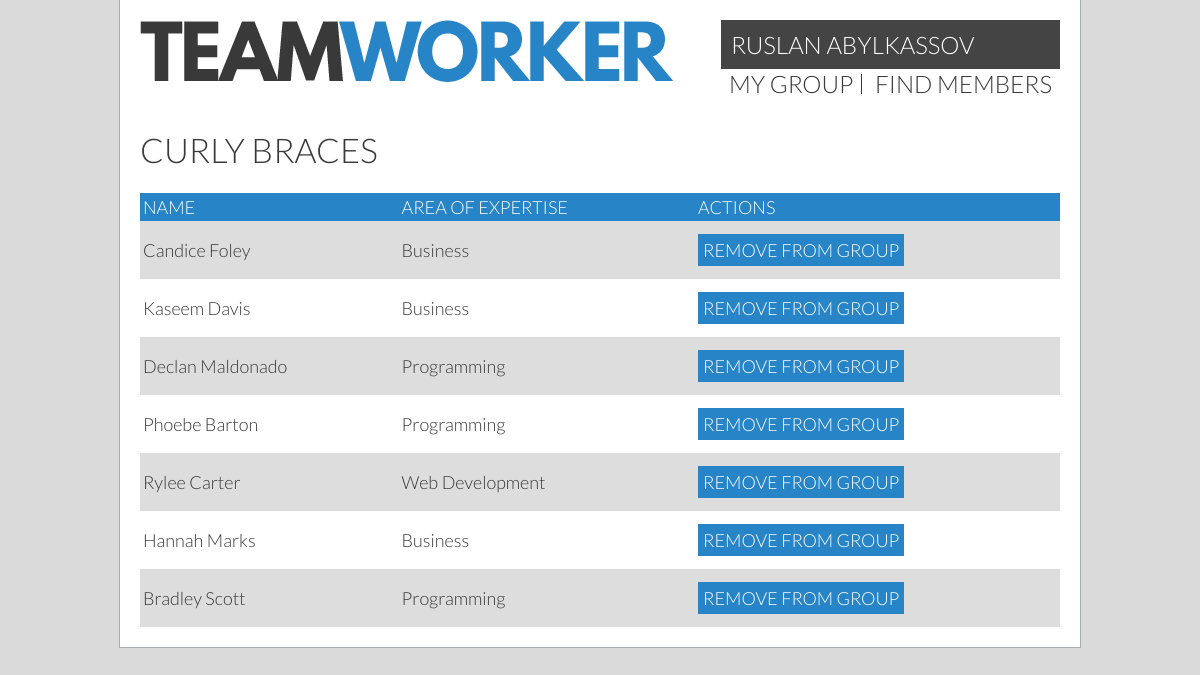
Screenshot of /list.php (signed in) with the database file from the repository.
### tables this page shows
CREATE TABLE `users` (
  `id` int(11) unsigned NOT NULL AUTO_INCREMENT,
  `name` varchar(40) DEFAULT NULL,
  `email` varchar(40) DEFAULT NULL,
  `password` char(64) DEFAULT NULL,
  `dob` date DEFAULT NULL,
  `currentGroup` int(11) DEFAULT '0',
  `mainArea` varchar(30) DEFAULT NULL,
  `skills` varchar(30) DEFAULT NULL,
  `gpa` double DEFAULT NULL,
  `goal` double DEFAULT NULL,
  `bio` varchar(300) DEFAULT NULL,
  PRIMARY KEY (`id`),
  UNIQUE KEY `email` (`email`)
);

### userHandler.php (called while the page is built, shortened)
<?php
  include_once('pdo.inc');
  if(isset($_SESSION['id'])) {
    $sessionId = $_SESSION['id'];
    $query = ('SELECT * FROM users WHERE id = :id');
    $statement = $db -> prepare($query);
    $statement -> bindValue(':id', $sessionId);
    $statement -> execute();
    $result = $statement -> fetch(PDO::FETCH_ASSOC);
    $userName = $result['name'];
    $group = $result['currentGroup'];
  }
?>

### groupHandler.php (called while the page is built, shortened)
<?php
function getGroup($db, $group) {
$query = ('SELECT * FROM users WHERE currentGroup = :myGroup');
$statement = $db -> prepare($query);
$statement -> bindValue(':myGroup', $group);
if (!$statement -> execute()) {
    print_r($statement->errorInfo());
}
$result = $statement -> fetchAll(PDO::FETCH_ASSOC);
return $result;
}
?>

### list.php (the view, shortened to what this page needs)
<?php include('userHandler.php') ?>
<?php include('groupHandler.php') ?>
<!DOCTYPE HTML>
<html>
<head>
    <link href='style.css' rel='stylesheet' type='text/css'>
    <link href='colour.css' rel='stylesheet' type='text/css'>
</head>
<body>
    <main>
        <?php include "header.inc"; ?>
        <div class="content">
            <?php if ($group == 0) {
                echo "<h2>You're not in a group yet!</h2>";
                } else { ?>
            <h1>Curly Braces</h1>
            <table>
                <tr>
                    <th>Name</th>
                    <th>Area of Expertise</th>
                    <th>Actions</th>
                </tr>
                <?php
                $myGroup = getGroup($db, $group);
                foreach ($myGroup as $a) {
                    if($a['id'] != $_SESSION['id']) {?>
                <tr>
                    <td><?=$a['name']?></td>
                    <td><?=$a['mainArea']?></td>
                    <td><a class="button" href="?action=remove&amp;user=<?=$a['id']?>" onclick="return confirm('Remove <?=$a['name']?>?')")>Remove from group</a></td>
                </tr>
                <?php }}} ?>
            </table>
        </div>
    </main>
</body>
</html>

### nav.inc (shortened to what this page needs)
<nav>
  <div class="topNavProfile">
    <?php
      if(!isset($_SESSION['id'])) {
        echo "<meta http-equiv='REFRESH' content='0;url=login.php'>";
      } else {
        echo "<a href='profile.php'>".$userName."</a>";
      }
    ?>
  </div>
  <ul>
    <?php if($group != 0) { ?>
      <li><a href="list.php">my group</a></li>
      <li><a href="filters.php">find members</a></li>
    <?php } ?>
  </ul>
</nav>

### style.css (style rules this page uses)
body { margin: 0; padding:0; font-family: 'Lato', sans-serif; font-weight: 300; font-size:20px; }
main { width:960px; height:auto; margin:0 auto; }
.content { margin:0 20px; }
h1 { font-weight:300; font-size:1.7em; text-transform:uppercase; }
a { text-decoration:none; color:inherit; transition: opacity 0.3s ease; }
nav { font-size:1.2em; text-transform: uppercase; display:inline-block; float:right; }
nav ul { list-style:none; padding:0; margin:0; }
nav li { display:inline-block; border-right:1px solid #393939; padding:0 8px; line-height:20px; }
nav ul li:last-child { border-right:none; }
.topNavProfile { background: #444; padding: 10px; }
.topNavProfile a { color: #fff; }
.button { display: inline-block; padding: 5px; text-transform: uppercase; margin: 10px 0px 10px 0px; color: #fff; background-color: #2785c7; }
table { width:100%; box-sizing:border-box; font-size:0; border-spacing:0; margin-bottom:20px; }
th { text-transform:uppercase; font-weight: 300; }
td, th { font-size:18px; padding:3px; margin:0; text-align:left; min-height:1em; }

### colour.css (style rules this page uses)
body, .grain { background-color:#dadada; background-image:url(_resources/15p-grey.jpg); }
main { background-color:white; }
.accent, ul.filters li, form#login input[type="submit"], th, .progress, .blue-square, .status .online .icon { background-color:#2785c7; }
tr:nth-child(even) { background-color:#ddd; }
body, main { color:#393939; }
ul.filters li, form#login input[type="submit"], th, .glance, .status .icon { color:white; }
main { border: 1px solid #a8aeaf; border-top:none; }

### rows the page displays
users: name "RUSLAN ABYLKASSOV"
users: name "Candice Foley", mainArea "Business"
users: name "Kaseem Davis", mainArea "Business"
users: name "Declan Maldonado", mainArea "Programming"
users: name "Phoebe Barton", mainArea "Programming"
users: name "Rylee Carter", mainArea "Web Development"
users: name "Hannah Marks", mainArea "Business"
users: name "Bradley Scott", mainArea "Programming"
